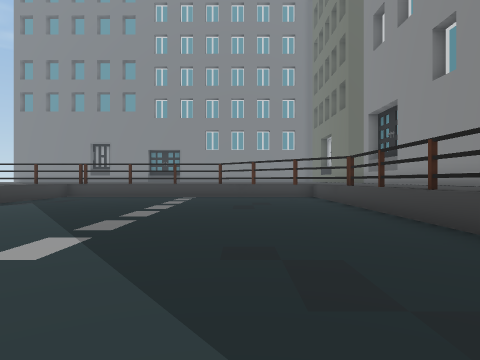
[1] (above)

24 first-person views from a walk through a 3-D level made in the Unity game engine. The camera is 1.3 m above the floor, looks level and sees 75° across. The floor is counted in squares, 2 m on a side. Each view is taken from the middle of a square. On the plan, view 1 faces up. The plan holds only what a view shows up to about 10 squares ahead; the rest is blank. The place goes on beyond the plan. Some surface patterns are stand-ins.

[2]
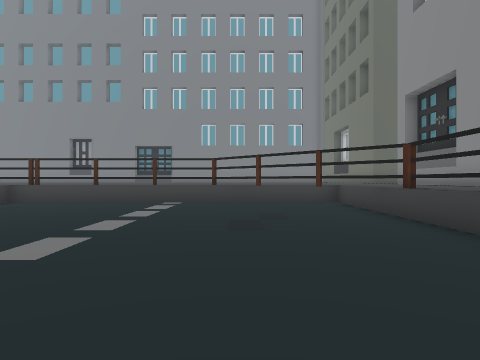

[3]
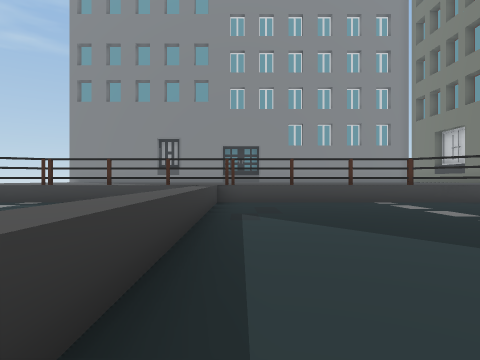

[4]
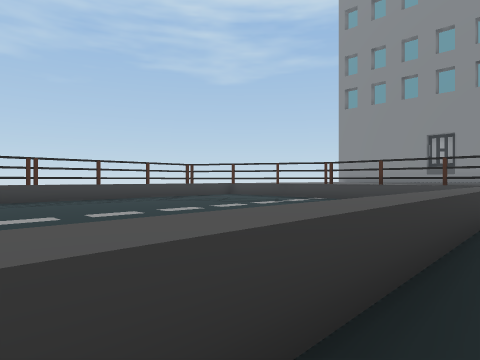

[5]
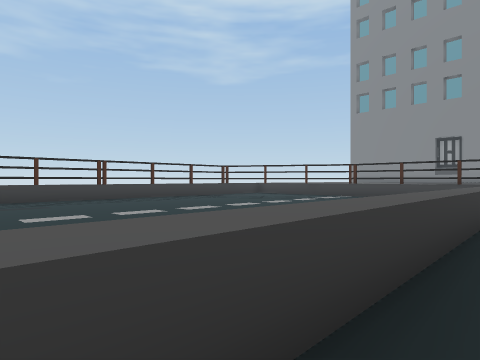

[6]
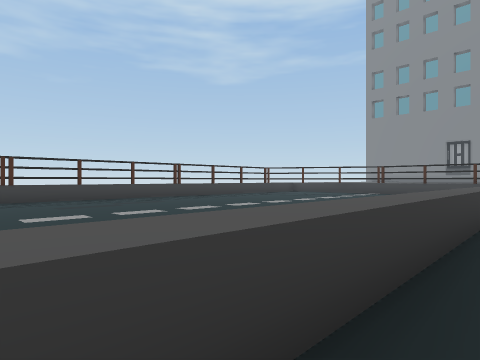

[7]
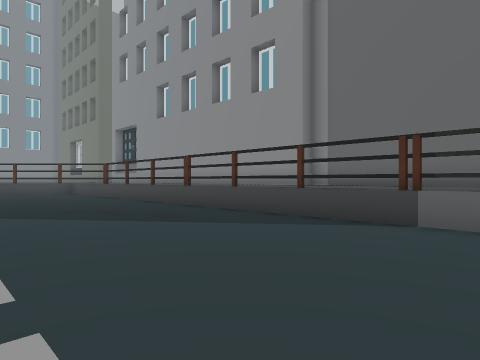

[8]
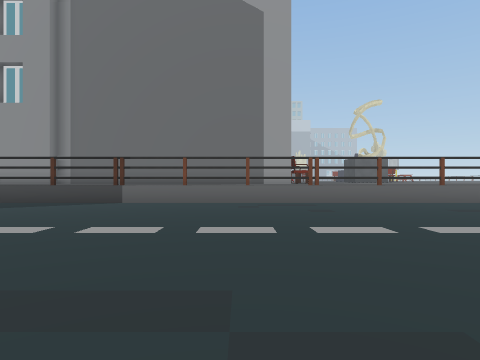

[9]
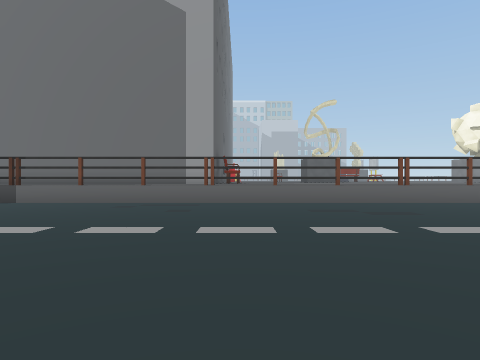

[10]
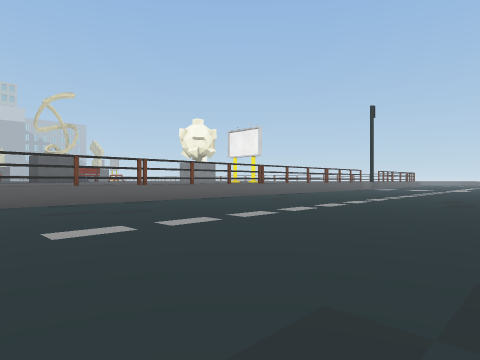

[11]
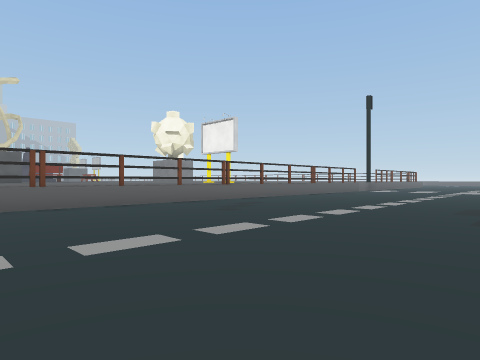

[12]
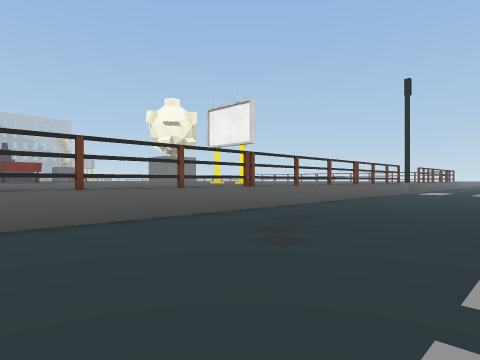

[13]
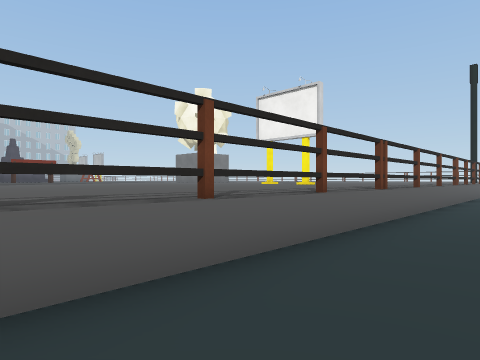

[14]
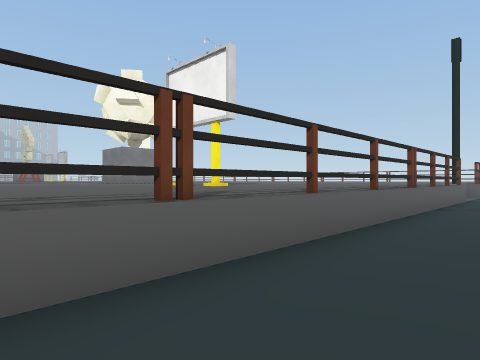

[15]
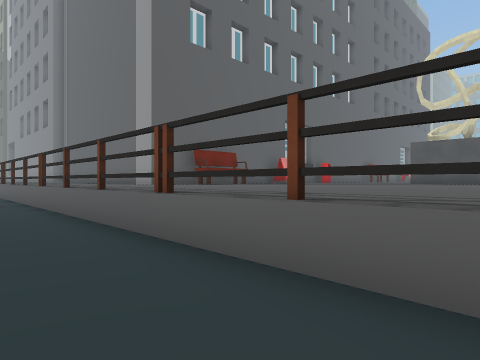

[16]
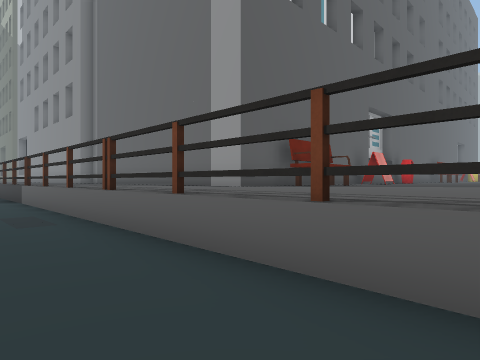

[17]
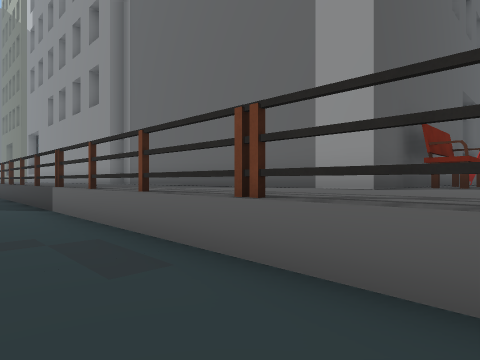

[18]
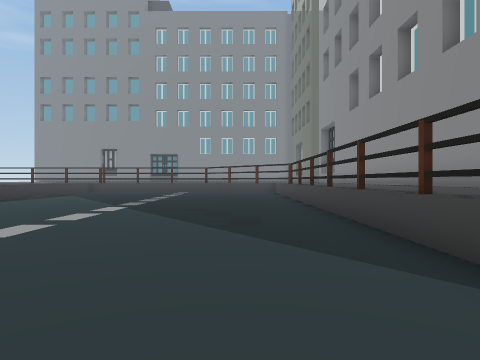

[19]
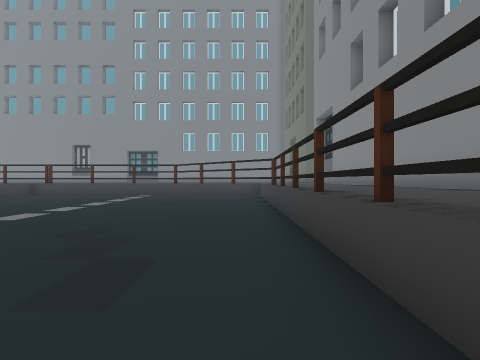

[20]
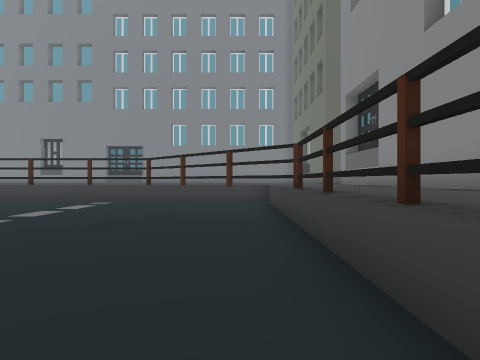

[21]
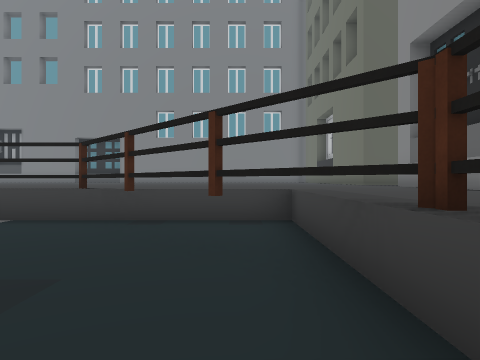

[22]
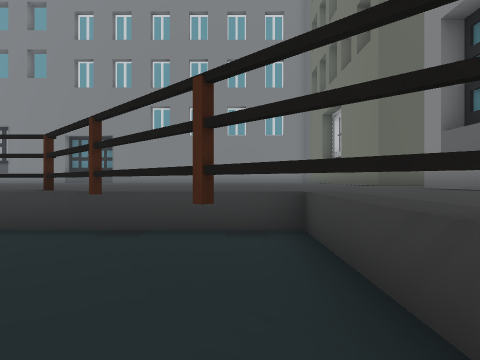

[23]
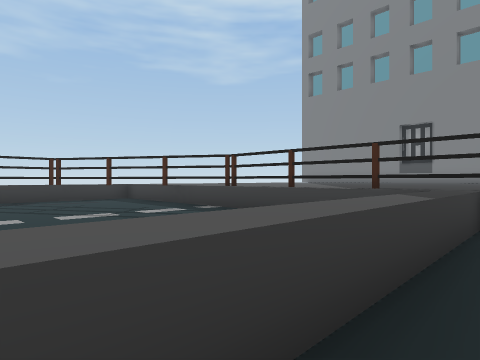

[24]
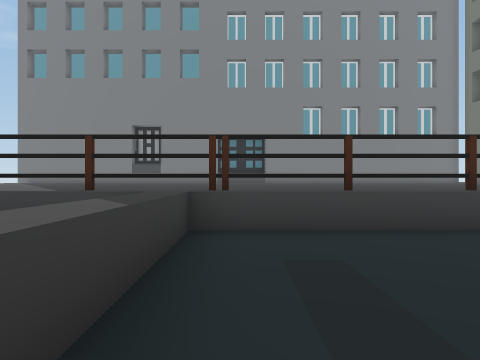

### Floor plan
Key: @ floor where view 1 was taken; # wall or solid block; . floor; = window, fence, low wall or low ledge; ^ raised ledge; O other object.
Columns run from 17 left of view 1 to 5 right of it. Each row starts with its distance up from view 1.
 14      ^^^^^^^^^^^^^^^^^^
 13     ^^^^^^^^^^^^^^^^^^^
 12   ^^^^^^^^^^^^^^OO^^^^^
 11  .#....   ^.......O.^^^
 10 ^#.....   ^........O^^^
  9 ^......   ^.........O^^
  8 ^......   ^.........=^^
  7   .....   ^.........#^^
  6  ......   ^.........=^^
  5 ^......   ^.........#^^
  4 ^......   ^.........=^^
  3 ^......   ^. .......#^^
  2 ^......   ^. .......^^^
  1 ^......   ^.  ......^^^
  0 ^......   ^.   ..@..^^^
 -1 ^......   ^.   .....^^^
 -2 ^......   ^.   .....^^^
 -3           ^.  ......^^^
 -4              .......^^^
 -5             ........^^^
 -6            .........^^^
 -7             ........^^^
 -8             ........#^^
 -9            .........^^^
-10            .........#^^
-11            .........^^^
-12            .........^^^
-13            .........^^^
-14             ........^^^
-15             ........^^^
-16             ........^^^
-17             ........^^^
-18             ........^^^
-19             ........^^^
-20              .......^^^
-21              .......^^^
-22              .......^^^
-23               ......#^^
-24                 ....^^^

Where each view was taken, in squares from view 1:
view 1: 0 up, 0 right, facing up
view 2: 3 up, 0 right, facing up
view 3: 3 up, 6 left, facing up
view 4: 2 up, 6 left, facing up-left
view 5: 0 up, 6 left, facing up-left
view 6: 3 down, 6 left, facing up-left
view 7: 4 down, 2 left, facing up-right
view 8: 6 down, 6 left, facing right
view 9: 9 down, 6 left, facing right
view 10: 9 down, 6 left, facing down-right
view 11: 12 down, 5 left, facing down-right
view 12: 14 down, 2 left, facing down-right
view 13: 14 down, 1 right, facing down-right
view 14: 18 down, 1 right, facing down-right
view 15: 17 down, 1 right, facing up-right
view 16: 13 down, 1 right, facing up-right
view 17: 10 down, 1 right, facing up-right
view 18: 4 down, 1 right, facing up
view 19: 1 down, 2 right, facing up
view 20: 3 up, 2 right, facing up
view 21: 7 up, 2 right, facing up
view 22: 8 up, 2 right, facing up
view 23: 7 up, 6 left, facing up-left
view 24: 8 up, 6 left, facing up
